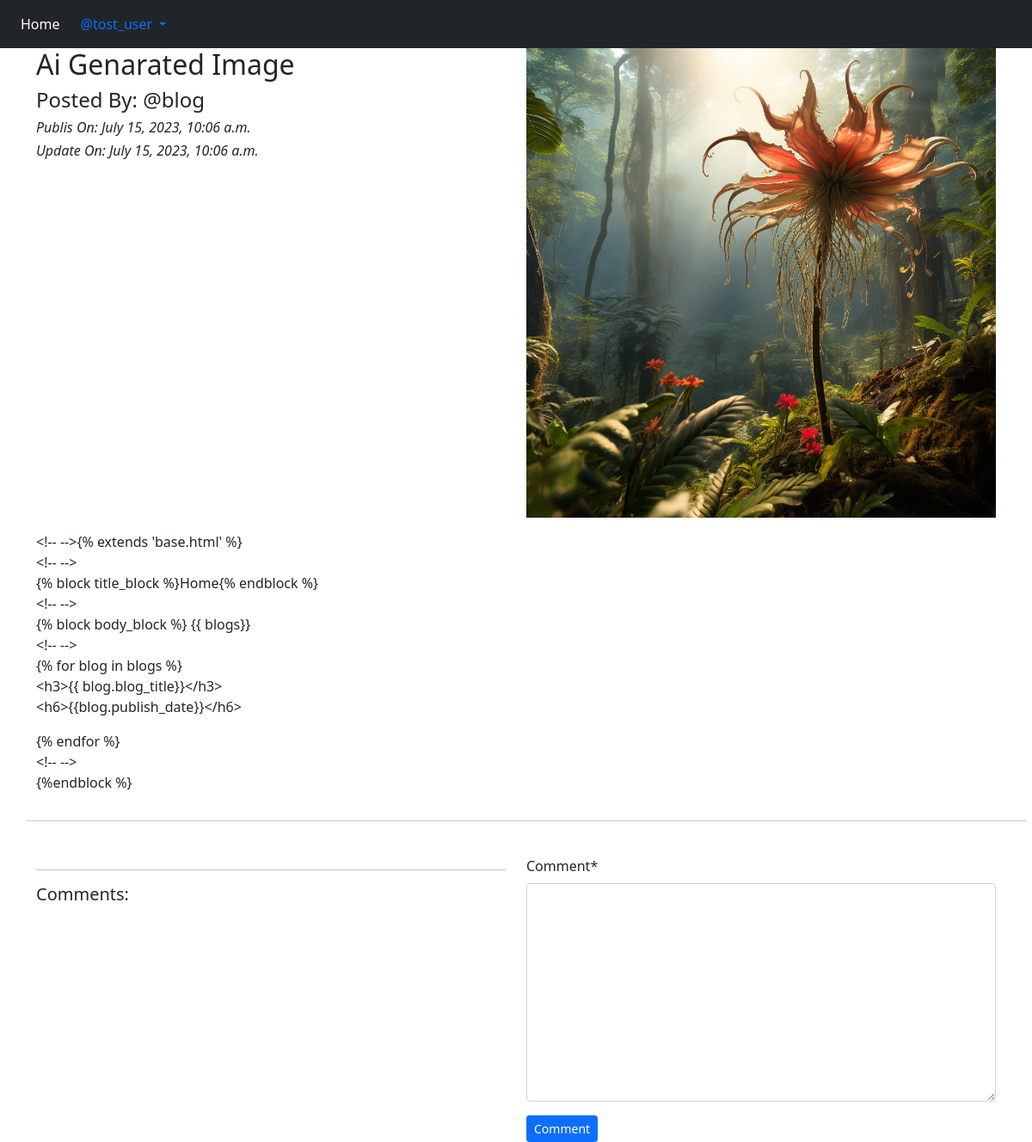
Page /blog/details/Ai-Genarated-Image-1324 (signed in) on the committed database.
### App_Blog/models.py (models this page shows, shortened)
class Blog(models.Model):
    author = models.ForeignKey(
        User, on_delete=models.CASCADE, related_name="post_author"
    )
    blog_title = models.CharField(max_length=255, verbose_name="Pul a Title")
    slug = models.SlugField(max_length=255, unique=True)
    blog_content = models.TextField(verbose_name="What is on your mind")
    blog_image = models.ImageField(upload_to="blog_images", verbose_name="image")
    publish_date = models.DateTimeField(auto_now_add=True)  # new entry time
    update_date = models.DateTimeField(auto_now=True)  # update
    class Meta:
        ordering = ["-publish_date"]

### App_Blog/views.py (the view, shortened to what this page needs)
# urls.py: path("details/<slug:slug>", views.blog_details, name="blog_details"),
@login_required
def blog_details(request, slug):
    blog = Blog.objects.get(slug=slug)
    comment_form = CommentForm()
    return render(
        request,
        "App_Blog/blog_details.html",
        context={
            "blog": blog,
            "comment_form": comment_form,
        },
    )

### App_Blog/forms.py
class CommentForm(forms.ModelForm):
    class Meta:
        model = Comment
        fields = ("comment",)

### Templates/App_Blog/blog_details.html (shortened to what this page needs)
{% extends 'base.html' %}
{% load crispy_forms_tags %}
{% block body_block %}
<div class="row">
  <div class="col-sm-6">
    <h2>{{blog.blog_title}}</h2>
    <h4>Posted By: @{{blog.author}}</h4>
    <i><h6>Publis On: {{blog.publish_date}}</h6></i>
    <i><h6>Update On: {{blog.update_date}}</h6></i>
  </div>
  <div class="col-sm-6">
    <img src="/media/{{blog.blog_image}}" alt="" width="100%" />
  </div>
  <p>{{blog.blog_content|linebreaks}}</p>
  <hr />
</div>
<div class="row">
  <a href="#">
  </a>
  <div class="col-sm-6">
    <hr />
    <h5>Comments:</h5>
  </div>
  <div class="col-sm-6">
    <form action="" method="POST">
      {{comment_form|crispy}}
      <button type="submit" class="btn btn-primary btn-sm">Comment</button>
    </form>
  </div>
</div>
{% endblock %}

### Templates/base.html (shortened to what this page needs)
<!DOCTYPE html>
<html lang="en">
  <head>
    <link
      rel="stylesheet"
      href="https://cdn.jsdelivr.net/npm/bootstrap@4.6.2/dist/css/bootstrap.min.css"
    />
    <link
      rel="stylesheet"
      href="https://cdnjs.cloudflare.com/ajax/libs/font-awesome/6.4.0/css/all.min.css"
    />
    <link
      rel="stylesheet"
      href="https://cdn.jsdelivr.net/npm/bootstrap@5.1.0/dist/css/bootstrap.min.css"
    />
  </head>
  <body>
    <nav class="navbar navbar-expand-sm bg-dark navbar-dark">
      <ul class="navbar-nav">
        <li class="nav-item active">
          <a href="{% url 'Index' %}" class="nav-link">Home</a>
        </li>
      </ul>
      {% if user.is_authenticated %}
      <div class="nav-item dropdown">
        <a
          href=""
          class="nav-link dropdown-toggle"
          id="navbardrop"
          data-toggle="dropdown"
        >
          @{{user.username}}
        </a>
      </div>
      {% endif %}
    </nav>
    <div class="container p-20">{% block body_block %} {% endblock %}</div>
  </body>
</html>

### rows in the picture
Blog: blog_title "Ai Genarated Image", author "blog", publish_date "July 15, 2023, 10:06 a.m.", update_date "July 15, 2023, 10:06 a.m.", blog_image (picture), blog_content "<!-- -->{% extends 'base.html' %} <!-- --> {% block title_block %}Home{% endblock %} <!-- --> {% block body_block %} {{ blogs}} <!-- --> {% for blog in blogs %} <h3>{{ blog.blog_title}}</h3> <h6>{{blog.publish_date}}</h6> {% endfor %} <!-- --> {%endblock %}"

### other values in the picture
{{ user.username }} "tost_user"
